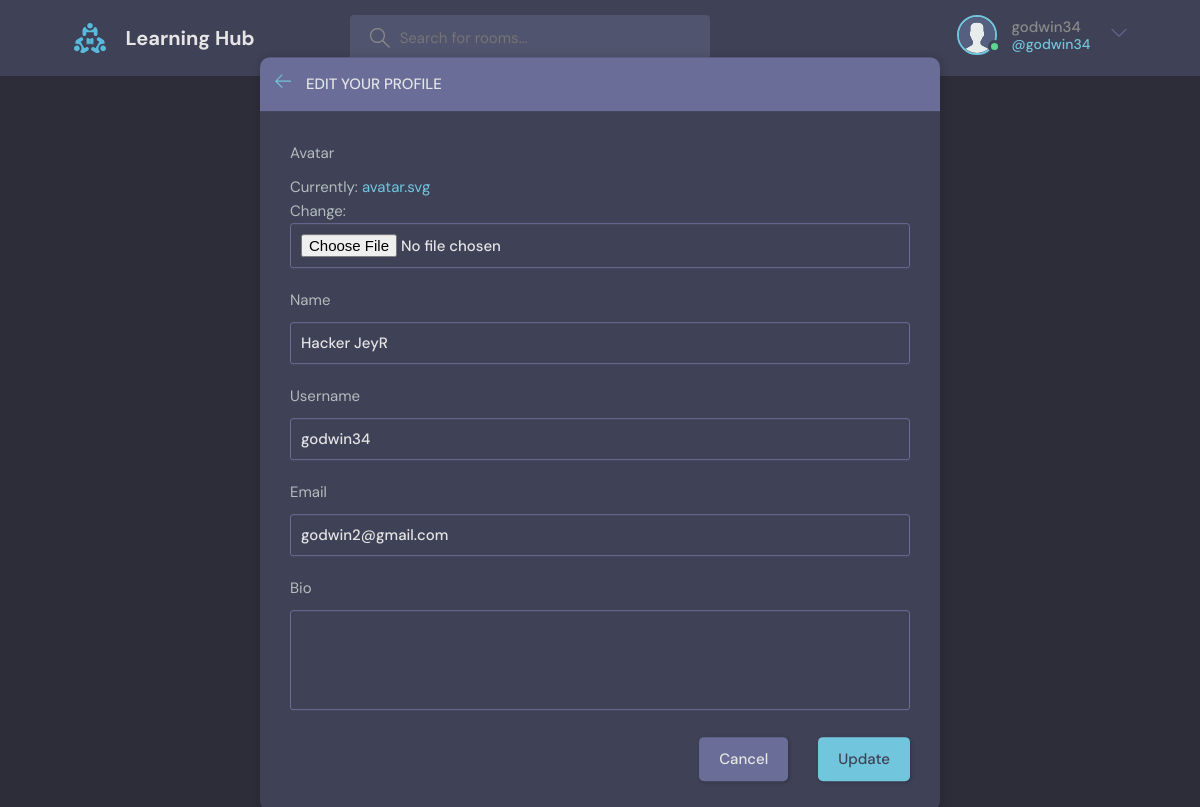
/update-user/ (signed in), run on an earlier commit of the app's database.
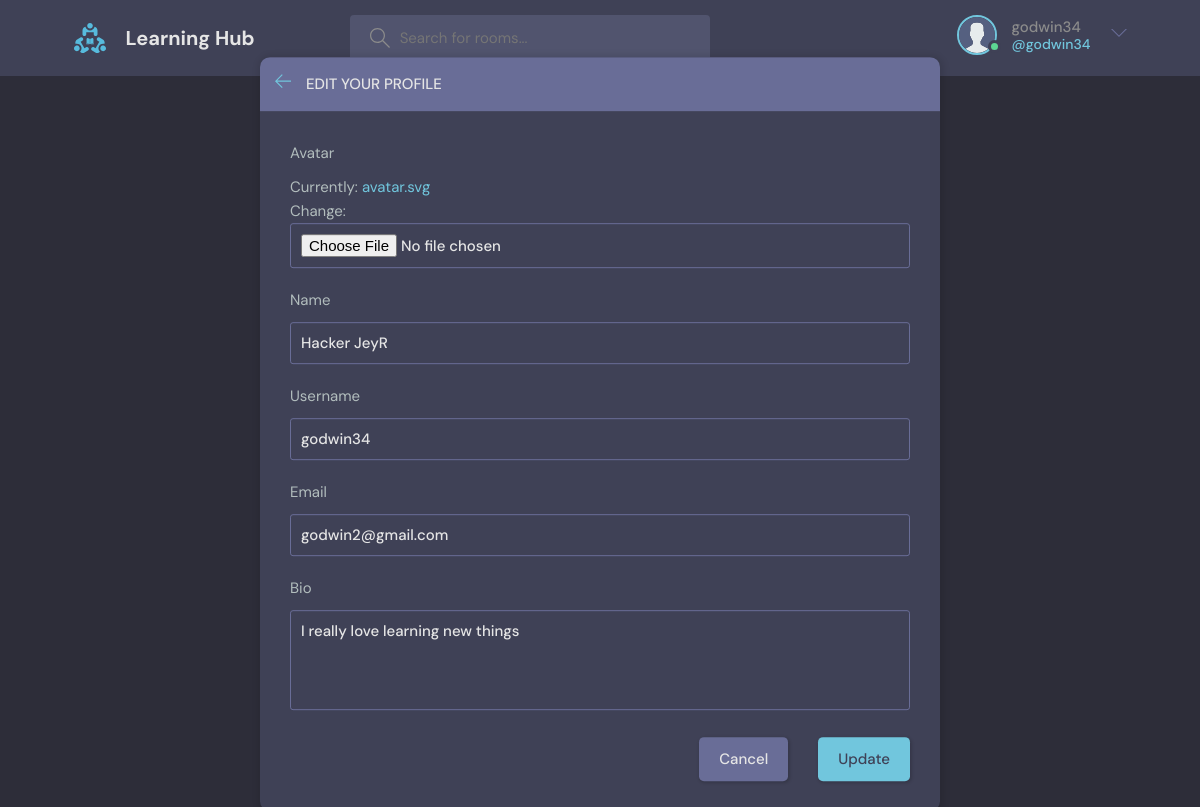
And on a later commit of the database.
### base/models.py (models this page shows)
class User(AbstractUser):
    name = models.CharField(max_length=200, null=True)
    email = models.EmailField(unique=True)
    bio = models.TextField(null=True)
    avatar = models.ImageField(null=True, default='avatar.svg')
    USERNAME_FIELD = 'email'
    REQUIRED_FIELDS = []

### base/views.py (the view, shortened to what this page needs)
# urls.py: path('update-user/', views.updateUser, name='update-user'),
@login_required(login_url='login')
def updateUser(request):
    user = request.user
    form = UserForm(instance=user)
    context = {'form': form}
    return render(request, 'base/update-user.html', context)

### base/forms.py
class UserForm(ModelForm):
    class Meta:
        model = User
        fields = ['avatar', 'name', 'username', 'email', 'bio']

### base/templates/base/update-user.html
{% extends 'main.html' %} {% block content %}
<main class="update-account layout">
  <div class="container">
    <div class="layout__box">
      <div class="layout__boxHeader">
        <div class="layout__boxTitle">
          <a href="{% url 'home' %}">
            <svg
              xmlns="http://www.w3.org/2000/svg"
              width="32"
              height="32"
              viewBox="0 0 32 32"
            >
              <title>arrow-left</title>
              <path
                d="M13.723 2.286l-13.723 13.714 13.719 13.714 1.616-1.611-10.96-10.96h27.625v-2.286h-27.625l10.965-10.965-1.616-1.607z"
              ></path>
            </svg>
          </a>
          <h3>Edit your profile</h3>
        </div>
      </div>
      <div class="layout__body">
        <form
          class="form"
          action=""
          method="POST"
          enctype="multipart/form-data"
        >
          {% csrf_token %} {% for field in form %}
          <div class="form__group">
            <label for="profile_pic">{{field.label}}</label>
            {{field}}
          </div>
          {% endfor %}
          <div class="form__action">
            <a class="btn btn--dark" href="{% url 'home' %}">Cancel</a>
            <button class="btn btn--main" type="submit">Update</button>
          </div>
        </form>
      </div>
    </div>
  </div>
</main>
{% endblock content %}

### templates/navbar.html (shortened to what this page needs)
{% load static %}
<header class="header header--loggedIn">
  <div class="container">
    <a href="{% url 'home' %}" class="header__logo">
      <img src="{% static 'images/logo.svg' %}" />
      <h1>Learning Hub</h1>
    </a>
    <form class="header__search" method="GET" action="{% url 'home' %}">
      <label>
        <input placeholder="Search for rooms..." name="q" type="text" />
      </label>
    </form>
    <nav class="header__menu">
      {% if request.user.is_authenticated %}
      <div class="header__user">
        <a href="{% url 'update-user' %}">
          <div class="avatar avatar--medium active">
            <img src="{{request.user.avatar.url}}" />
          </div>
          <p>
            {{request.user.username}}<span>@{{request.user.username}}</span>
          </p>
        </a>
        <button class="dropdown-button">
          <svg
            version="1.1"
            xmlns="http://www.w3.org/2000/svg"
            width="32"
            height="32"
            viewBox="0 0 32 32"
          >
            <title>chevron-down</title>
            <path d="M16 21l-13-13h-3l16 16 16-16h-3l-13 13z"></path>
          </svg>
        </button>
      </div>
      {% else %}
      <a href="{% url 'login' %}">
        <img src="{% static 'images/avatar.svg' %}" />
        <p>Login</p>
      </a>
      {% endif %}
    </nav>
  </div>
</header>

What changed in the data, as far as the page shows it:
changed User "godwin34": bio (not shown) → "I really love learning new things"
